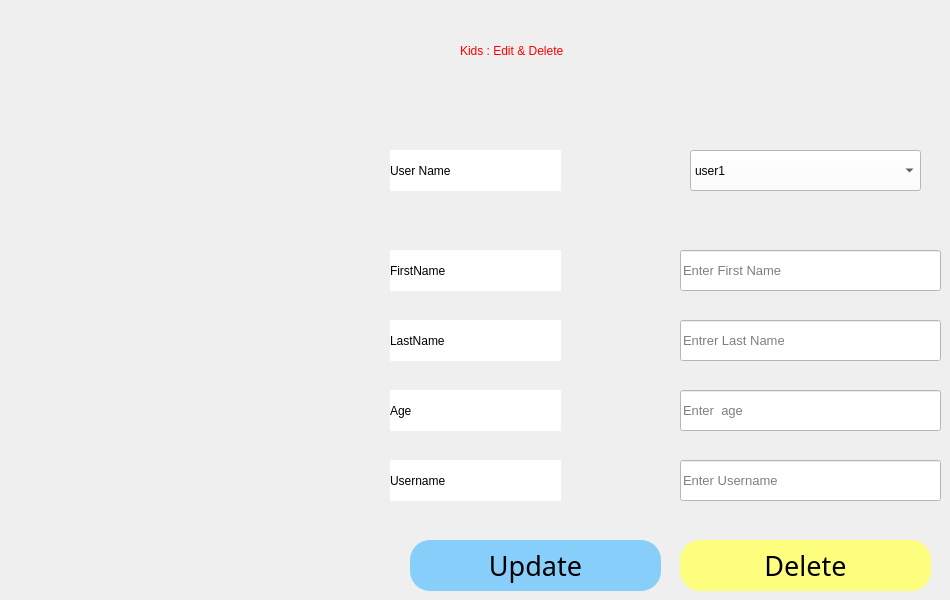
    <widget class="QWidget" name="tab_4">
     <attribute name="title">
      <string>edit/delet</string>
     </attribute>
     <widget class="QLabel" name="label_12">
      <property name="geometry">
       <rect>
        <x>390</x>
        <y>390</y>
        <width>171</width>
        <height>41</height>
       </rect>
      </property>
      <property name="styleSheet">
       <string notr="true">background-color:rgb(255, 255, 255);font: 75 11pt &quot;MS Shell Dlg 2&quot;;</string>
      </property>
      <property name="text">
       <string>Age</string>
      </property>
     </widget>
     <widget class="QLabel" name="label_13">
      <property name="geometry">
       <rect>
        <x>390</x>
        <y>460</y>
        <width>171</width>
        <height>41</height>
       </rect>
      </property>
      <property name="styleSheet">
       <string notr="true">background-color:rgb(255, 255, 255);font: 75 11pt &quot;MS Shell Dlg 2&quot;;</string>
      </property>
      <property name="text">
       <string>Username</string>
      </property>
     </widget>
     <widget class="QLabel" name="label_14">
      <property name="geometry">
       <rect>
        <x>390</x>
        <y>250</y>
        <width>171</width>
        <height>41</height>
       </rect>
      </property>
      <property name="styleSheet">
       <string notr="true">background-color:rgb(255, 255, 255);font: 75 11pt &quot;MS Shell Dlg 2&quot;;
</string>
      </property>
      <property name="text">
       <string>FirstName</string>
      </property>
     </widget>
     <widget class="QLineEdit" name="firstN">
      <property name="geometry">
       <rect>
        <x>680</x>
        <y>250</y>
        <width>261</width>
        <height>41</height>
       </rect>
      </property>
      <property name="styleSheet">
       <string notr="true">background-color:rgb(255, 255, 255);font-size:10pt;</string>
      </property>
      <property name="placeholderText">
       <string>Enter First Name</string>
      </property>
     </widget>
     <widget class="QLineEdit" name="userN">
      <property name="geometry">
       <rect>
        <x>680</x>
        <y>460</y>
        <width>261</width>
        <height>41</height>
       </rect>
      </property>
      <property name="styleSheet">
       <string notr="true">background-color:rgb(255, 255, 255);font-size:10pt;</string>
      </property>
      <property name="placeholderText">
       <string>Enter Username</string>
      </property>
     </widget>
     <widget class="QLineEdit" name="lastN">
      <property name="geometry">
       <rect>
        <x>680</x>
        <y>320</y>
        <width>261</width>
        <height>41</height>
       </rect>
      </property>
      <property name="styleSheet">
       <string notr="true">background-color:rgb(255, 255, 255);font-size:10pt;</string>
      </property>
      <property name="placeholderText">
       <string>Entrer Last Name</string>
      </property>
     </widget>
     <widget class="QLineEdit" name="age2">
      <property name="geometry">
       <rect>
        <x>680</x>
        <y>390</y>
        <width>261</width>
        <height>41</height>
       </rect>
      </property>
      <property name="styleSheet">
       <string notr="true">background-color:rgb(255, 255, 255);font-size:10pt;</string>
      </property>
      <property name="placeholderText">
       <string>Enter  age </string>
      </property>
     </widget>
     <widget class="QPushButton" name="updateB">
      <property name="geometry">
       <rect>
        <x>410</x>
        <y>540</y>
        <width>251</width>
        <height>51</height>
       </rect>
      </property>
      <property name="font">
       <font>
        <family>MS PGothic</family>
        <pointsize>20</pointsize>
       </font>
      </property>
      <property name="styleSheet">
       <string notr="true">background-color:rgb(135,206,250);border-radius:20</string>
      </property>
      <property name="text">
       <string>Update</string>
      </property>
     </widget>
     <widget class="QLabel" name="label_16">
      <property name="geometry">
       <rect>
        <x>390</x>
        <y>320</y>
        <width>171</width>
        <height>41</height>
       </rect>
      </property>
      <property name="styleSheet">
       <string notr="true">background-color:rgb(255, 255, 255);font: 75 11pt &quot;MS Shell Dlg 2&quot;;</string>
      </property>
      <property name="text">
       <string>LastName</string>
      </property>
     </widget>
     <widget class="QLabel" name="label_15">
      <property name="geometry">
       <rect>
        <x>390</x>
        <y>150</y>
        <width>171</width>
        <height>41</height>
       </rect>
      </property>
      <property name="styleSheet">
       <string notr="true">background-color:rgb(255, 255, 255);
font: 75 11pt &quot;MS Shell Dlg 2&quot;;</string>
      </property>
      <property name="text">
       <string>User Name</string>
      </property>
     </widget>
     <widget class="QComboBox" name="UserBox">
      <property name="geometry">
       <rect>
        <x>690</x>
        <y>150</y>
        <width>231</width>
        <height>41</height>
       </rect>
      </property>
      <property name="styleSheet">
       <string notr="true">background-color:rgb(255, 255, 255)</string>
      </property>
      <item>
       <property name="text">
        <string>user1</string>
       </property>
      </item>
      <item>
       <property name="text">
        <string>user2</string>
       </property>
      </item>
      <item>
       <property name="text">
        <string>user3</string>
       </property>
      </item>
     </widget>
     <widget class="QPushButton" name="DeleteB">
      <property name="geometry">
       <rect>
        <x>680</x>
        <y>540</y>
        <width>251</width>
        <height>51</height>
       </rect>
      </property>
      <property name="font">
       <font>
        <family>MS PGothic</family>
        <pointsize>20</pointsize>
       </font>
      </property>
      <property name="styleSheet">
       <string notr="true">background-color:rgb(255, 255, 127);border-radius:20</string>
      </property>
      <property name="text">
       <string>Delete</string>
      </property>
     </widget>
     <widget class="QLabel" name="label_35">
      <property name="geometry">
       <rect>
        <x>460</x>
        <y>20</y>
        <width>361</width>
        <height>61</height>
       </rect>
      </property>
      <property name="styleSheet">
       <string notr="true">color:rgb(255, 0, 0);
font: 75 20pt &quot;MS Shell Dlg 2&quot;;</string>
      </property>
      <property name="text">
       <string>Kids : Edit &amp; Delete</string>
      </property>
     </widget>
    </widget>
